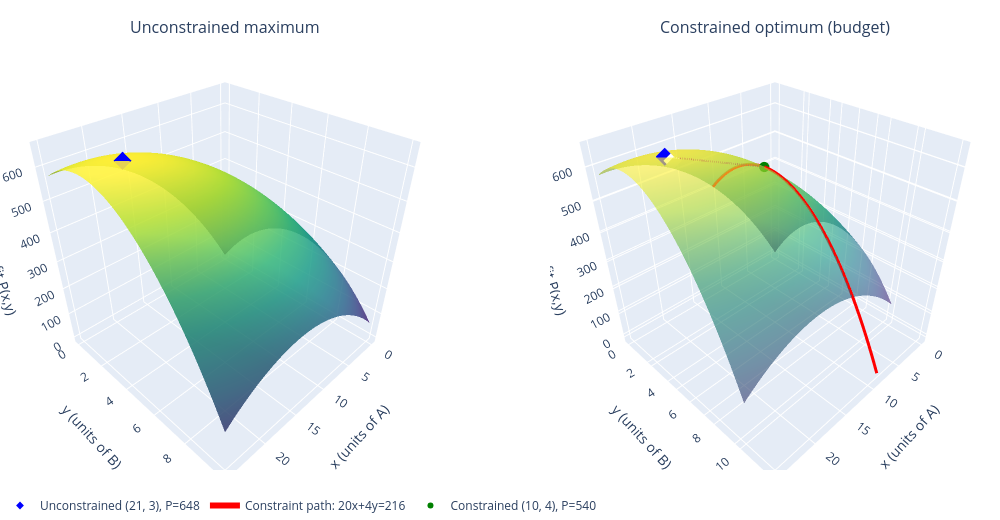

This figure's notebook cell:
### Markdown cell above
---

### ตัวอย่าง 2: $P=48x+96y-x^2-2xy-9y^2$ (Pro-T Golf) ก่อนและหลัง Lagrange

**กรณีศึกษานี้ดูเสมือนสถานการณ์จริง:**
- Unconstrained: $(21,3)$, $P=648$ (กำไรสูงสุดถ้าไม่จำกัดงบ)
- Constrained: $(10,4)$, $P=540$ (เมื่องบจำกัดที่ 216)
- **ขาดกำไรไป 108** (= 648-540) เพราะต้องผลิตน้อยกว่า

**ภาพประกอบ:** 3D surface plot + constraint plane + ทั้งสองจุด

### Code cell
from plotly.subplots import make_subplots

# Example 4: Pro-T Golf Ball -- Unconstrained vs Constrained
# P(x,y) = 48x + 96y - x^2 - 2xy - 9y^2  with  constraint: 20x + 4y = 216

P = 48*xs_ + 96*ys_ - xs_**2 - 2*xs_*ys_ - 9*ys_**2
P_num = sp.lambdify((xs_, ys_), P, 'numpy')

unconstrained_pt = (21, 3)
constrained_pt = (10, 4)
P_unconstrained = 648
P_constrained = 540
budget_check_unc = 20*21 + 4*3
budget_check_con = 20*10 + 4*4

xr = np.linspace(0, 25, 80)
yr = np.linspace(0, 10, 80)
X, Y = np.meshgrid(xr, yr)
Z = P_num(X, Y)

fig = make_subplots(
    rows=1, cols=2,
    specs=[[{"type": "surface"}, {"type": "surface"}]],
    subplot_titles=("Unconstrained maximum", "Constrained optimum (budget)"),
)

# --- ซ้าย: surface + unconstrained point ---
fig.add_trace(go.Surface(x=X, y=Y, z=Z, colorscale="Viridis", opacity=0.85, showscale=False), row=1, col=1)
fig.add_trace(go.Scatter3d(
    x=[unconstrained_pt[0]], y=[unconstrained_pt[1]], z=[P_unconstrained],
    mode="markers", marker={"size": 6, "color": "blue", "symbol": "diamond"},
    name=f"Unconstrained {unconstrained_pt}, P={P_unconstrained}",
), row=1, col=1)

# --- ขวา: surface + constraint path + both points ---
fig.add_trace(go.Surface(x=X, y=Y, z=Z, colorscale="Viridis", opacity=0.6, showscale=False), row=1, col=2)

y_cons = np.linspace(0, 12, 50)
x_cons = (216 - 4*y_cons) / 20
z_cons = P_num(x_cons, y_cons)
fig.add_trace(go.Scatter3d(
    x=x_cons, y=y_cons, z=z_cons, mode="lines",
    line={"color": "red", "width": 6},
    name="Constraint path: 20x+4y=216",
), row=1, col=2)

fig.add_trace(go.Scatter3d(
    x=[unconstrained_pt[0]], y=[unconstrained_pt[1]], z=[P_unconstrained],
    mode="markers", marker={"size": 6, "color": "blue", "symbol": "diamond"},
    name=f"Unconstrained {unconstrained_pt}, P={P_unconstrained}", showlegend=False,
), row=1, col=2)

fig.add_trace(go.Scatter3d(
    x=[constrained_pt[0]], y=[constrained_pt[1]], z=[P_constrained],
    mode="markers", marker={"size": 6, "color": "green"},
    name=f"Constrained {constrained_pt}, P={P_constrained}",
), row=1, col=2)

fig.add_trace(go.Scatter3d(
    x=[unconstrained_pt[0], constrained_pt[0]],
    y=[unconstrained_pt[1], constrained_pt[1]],
    z=[P_unconstrained, P_constrained],
    mode="lines", line={"color": "purple", "width": 4, "dash": "dash"},
    showlegend=False,
), row=1, col=2)

fig.update_scenes(xaxis_title="x (units of A)", yaxis_title="y (units of B)", zaxis_title="Profit P(x,y)")
fig.update_layout(
    width=1000, height=520,
    legend={"orientation": "h", "y": -0.05},
    margin={"l": 0, "r": 0, "t": 40, "b": 0},
)
fig.show()

print("สรุปเปรียบเทียบ:")
print(f"  -----------------------------------------")
print(f"  UNCONSTRAINED (ถ้าไม่จำกัดงบ):")
print(f"    - ผลิต: x={unconstrained_pt[0]}, y={unconstrained_pt[1]} หน่วย")
print(f"    - กำไร: P={P_unconstrained} พันบาท <- สูงสุด!!")
print(f"    - ใช้งบ: 20({unconstrained_pt[0]})+4({unconstrained_pt[1]}) = {budget_check_unc} <- เกินกำหนด (216)")
print(f"")
print(f"  CONSTRAINED (จริงๆ กับงบจำกัด 216):")
print(f"    - ผลิต: x={constrained_pt[0]}, y={constrained_pt[1]} หน่วย")
print(f"    - กำไร: P={P_constrained} พันบาท <- ดีที่สุดที่ทำได้")
print(f"    - ใช้งบ: 20({constrained_pt[0]})+4({constrained_pt[1]}) = {budget_check_con} (เพียงพอ)")
print(f"")
print(f"  ผลกระทบของ CONSTRAINT:")
print(f"    - ขาดกำไรไป: {P_unconstrained - P_constrained} พันบาท ({100*(P_unconstrained-P_constrained)/P_unconstrained:.1f}%)")
print(f"    - Lagrange multiplier lambda=1 <- ถ้าเพิ่มงบ 1 หน่วย กำไรจะเพิ่ม ~1 พันบาท")
print(f"  -----------------------------------------")

### Figure 1 — Plotly figure (JSON) as saved in the notebook; plotly's stock layout.template omitted (floating-point values rounded to 4 significant figures; data arrays with more than 128 entries replaced by an {"elided": "..."} marker saying what was removed)
{"data": [{"colorscale": [[0, "#440154"], [0.1111, "#482878"], [0.2222, "#3e4989"], [0.3333, "#31688e"], [0.4444, "#26828e"], [0.5556, "#1f9e89"], [0.6667, "#35b779"], [0.7778, "#6ece58"], [0.8889, "#b5de2b"], [1, "#fde725"]], "opacity": 0.85, "scene": "scene", "showscale": false, "type": "surface", "x": {"elided": "80x80 float values"}, "y": {"elided": "80x80 float values"}, "z": {"elided": "80x80 float values"}}, {"marker": {"color": "blue", "size": 6, "symbol": "diamond"}, "mode": "markers", "name": "Unconstrained (21, 3), P=648", "scene": "scene", "type": "scatter3d", "x": [21], "y": [3], "z": [648]}, {"colorscale": [[0, "#440154"], [0.1111, "#482878"], [0.2222, "#3e4989"], [0.3333, "#31688e"], [0.4444, "#26828e"], [0.5556, "#1f9e89"], [0.6667, "#35b779"], [0.7778, "#6ece58"], [0.8889, "#b5de2b"], [1, "#fde725"]], "opacity": 0.6, "scene": "scene2", "showscale": false, "type": "surface", "x": {"elided": "80x80 float values"}, "y": {"elided": "80x80 float values"}, "z": {"elided": "80x80 float values"}}, {"line": {"color": "red", "width": 6}, "mode": "lines", "name": "Constraint path: 20x+4y=216", "scene": "scene2", "type": "scatter3d", "x": [10.8, 10.75, 10.7, 10.65, 10.6, 10.56, 10.51, 10.46, 10.41, 10.36, 10.31, 10.26, 10.21, 10.16, 10.11, 10.07, 10.02, 9.967, 9.918, 9.869, 9.82, 9.771, 9.722, 9.673, 9.624, 9.576, 9.527, 9.478, 9.429, 9.38, 9.331, 9.282, 9.233, 9.184, 9.135, 9.086, 9.037, 8.988, 8.939, 8.89, 8.841, 8.792, 8.743, 8.694, 8.645, 8.596, 8.547, 8.498, 8.449, 8.4], "y": [0.0, 0.2449, 0.4898, 0.7347, 0.9796, 1.224, 1.469, 1.714, 1.959, 2.204, 2.449, 2.694, 2.939, 3.184, 3.429, 3.673, 3.918, 4.163, 4.408, 4.653, 4.898, 5.143, 5.388, 5.633, 5.878, 6.122, 6.367, 6.612, 6.857, 7.102, 7.347, 7.592, 7.837, 8.082, 8.327, 8.571, 8.816, 9.061, 9.306, 9.551, 9.796, 10.04, 10.29, 10.53, 10.78, 11.02, 11.27, 11.51, 11.76, 12.0], "z": [401.8, 418.2, 433.5, 447.9, 461.2, 473.4, 484.7, 494.9, 504.0, 512.1, 519.2, 525.3, 530.3, 534.2, 537.2, 539.1, 539.9, 539.8, 538.6, 536.3, 533.0, 528.7, 523.4, 517.0, 509.5, 501.1, 491.6, 481.0, 469.5, 456.9, 443.2, 428.5, 412.8, 396.1, 378.3, 359.4, 339.6, 318.7, 296.7, 273.8, 249.8, 224.7, 198.6, 171.5, 143.4, 114.2, 83.94, 52.68, 20.38, -12.96]}, {"marker": {"color": "blue", "size": 6, "symbol": "diamond"}, "mode": "markers", "name": "Unconstrained (21, 3), P=648", "scene": "scene2", "showlegend": false, "type": "scatter3d", "x": [21], "y": [3], "z": [648]}, {"marker": {"color": "green", "size": 6}, "mode": "markers", "name": "Constrained (10, 4), P=540", "scene": "scene2", "type": "scatter3d", "x": [10], "y": [4], "z": [540]}, {"line": {"color": "purple", "dash": "dash", "width": 4}, "mode": "lines", "scene": "scene2", "showlegend": false, "type": "scatter3d", "x": [21, 10], "y": [3, 4], "z": [648, 540]}], "layout": {"annotations": [{"font": {"size": 16}, "showarrow": false, "text": "Unconstrained maximum", "x": 0.225, "xanchor": "center", "xref": "paper", "y": 1, "yanchor": "bottom", "yref": "paper"}, {"font": {"size": 16}, "showarrow": false, "text": "Constrained optimum (budget)", "x": 0.775, "xanchor": "center", "xref": "paper", "y": 1, "yanchor": "bottom", "yref": "paper"}], "height": 520, "legend": {"orientation": "h", "y": -0.05}, "margin": {"b": 0, "l": 0, "r": 0, "t": 40}, "scene": {"domain": {"x": [0, 0.45], "y": [0, 1]}, "xaxis": {"title": {"text": "x (units of A)"}}, "yaxis": {"title": {"text": "y (units of B)"}}, "zaxis": {"title": {"text": "Profit P(x,y)"}}}, "scene2": {"domain": {"x": [0.55, 1], "y": [0, 1]}, "xaxis": {"title": {"text": "x (units of A)"}}, "yaxis": {"title": {"text": "y (units of B)"}}, "zaxis": {"title": {"text": "Profit P(x,y)"}}}, "width": 1000}}
